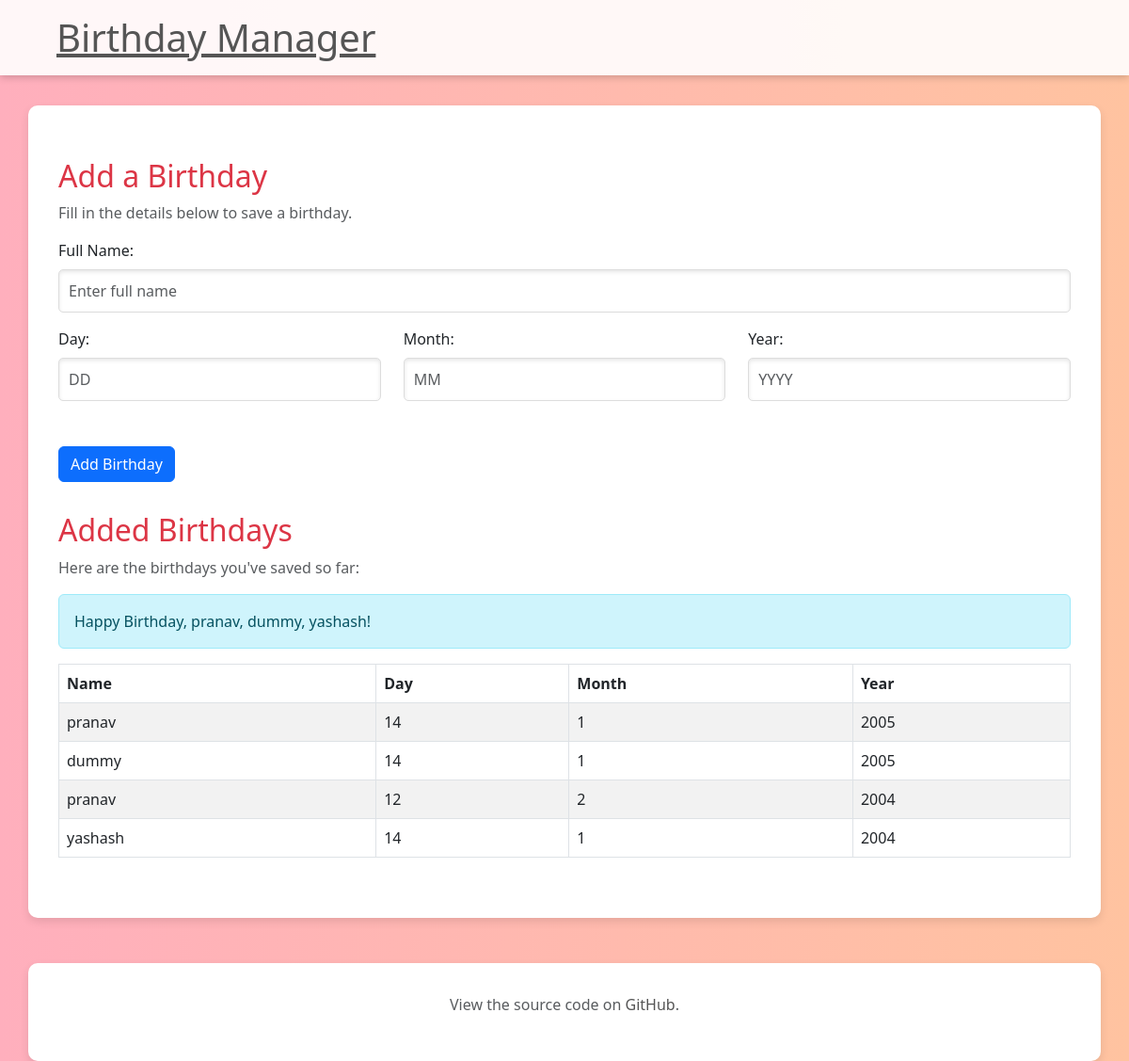
The app's page /, older data.
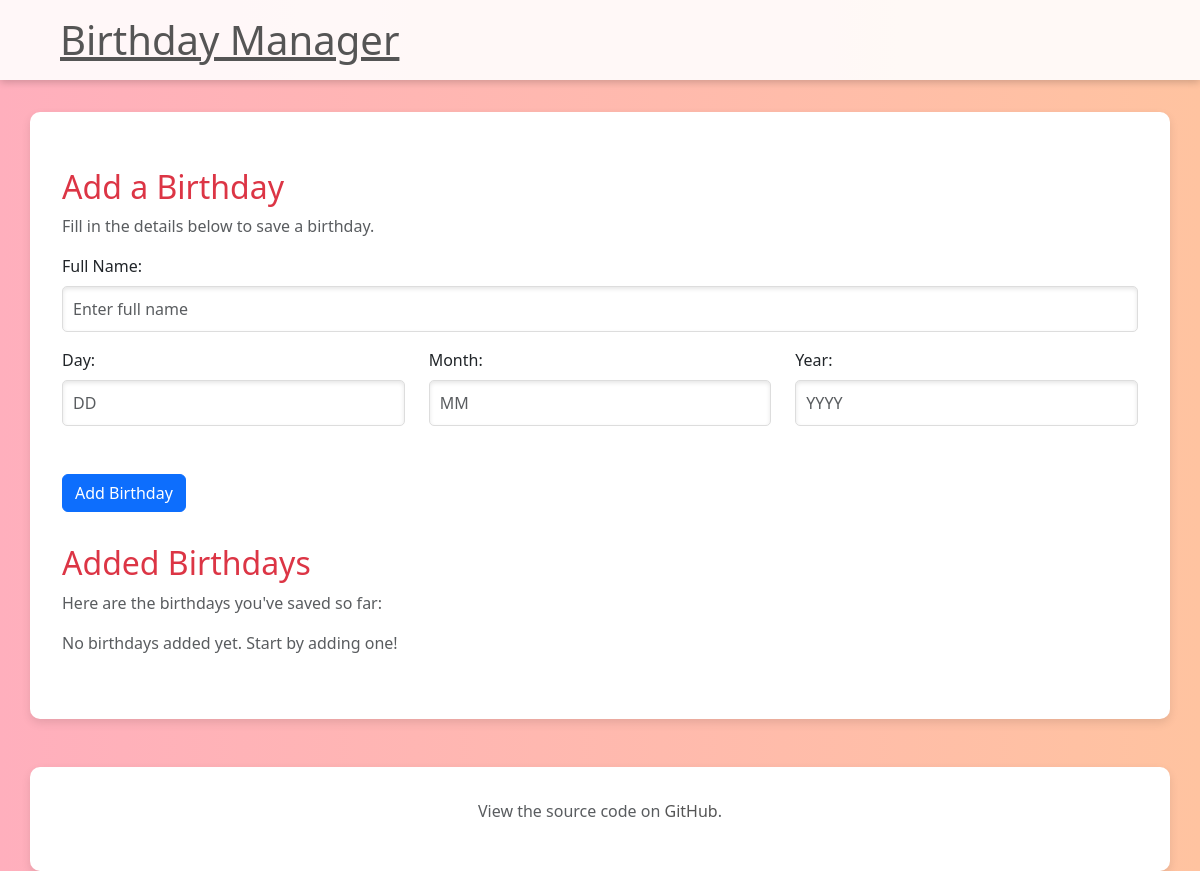
The same page, newer data.
### Home/models.py (models this page shows, shortened)
class Birthday(models.Model):
    name = models.CharField(max_length=100)
    day = models.IntegerField()
    month = models.IntegerField()
    year = models.IntegerField()

### Home/views.py (the view)
# urls.py: 2. Add a URL to urlpatterns:  path('', Home.as_view(), name='home')
def Home(request):
    data = models.Birthday.objects.all()
    today = datetime.now()
    birthday_people = models.Birthday.objects.filter(day=today.day, month=today.month)
    if birthday_people.exists():
        birthday_names = ', '.join([person.name for person in birthday_people])
        return render(request, 'Home/index.html', {
            'birthdays': data,
            'message': 'Add Birthday',
            'birthday_message': f'Happy Birthday, {birthday_names}!'
        })
    form = forms.BirthdayForm()
    print(data, 'This is data')
    return render(request, 'Home/index.html', {'form': form, 'message': "Add Birthday", 'birthdays': data})

### Home/forms.py
class BirthdayForm(forms.ModelForm):
    class Meta:
        model = models.Birthday
        fields = ['name', 'day', 'month', 'year']
        labels = {
            'name' : 'Full Name',
            'day' : 'Day',
            'month' : "Month",
            'year' : 'Year'
        }

### Home/templates/Home/index.html (shortened to what this page needs)
<!DOCTYPE html>
<html lang="en">
    {% load static %}
<head>
    <link href="https://cdn.jsdelivr.net/npm/bootstrap@5.3.0-alpha1/dist/css/bootstrap.min.css" rel="stylesheet">
    <link rel="stylesheet" href="{% static 'Home/css/styles.css' %}">
</head>
<body>
    <header class="container-fluid text-center">
        <nav class="d-flex justify-content-between align-items-center px-5">
            <h1 class="m-0"><a class="link" href="{% url 'Home:Home' %}">Birthday Manager</a></h1>
        </nav>
    </header>
    <main class="container">
        <section id="form-section" class="form-section">
            <h2 class="text-danger">Add a Birthday</h2>
            <p class="text-muted">Fill in the details below to save a birthday.</p>
            <form action="{% url 'Home:addBirthday' %}" method="post" enctype="multipart/form-data">
                <div class="mb-3">
                    <label for="name" class="form-label">Full Name:</label>
                    <input type="text" id="name" name="name" placeholder="Enter full name" class="form-control">
                </div>
                <div class="row">
                    <div class="col-md-4 mb-3">
                        <label for="day" class="form-label">Day:</label>
                        <input type="number" id="day" name="day" placeholder="DD" class="form-control">
                    </div>
                    <div class="col-md-4 mb-3">
                        <label for="month" class="form-label">Month:</label>
                        <input type="number" id="month" name="month" placeholder="MM" class="form-control">
                    </div>
                    <div class="col-md-4 mb-3">
                        <label for="year" class="form-label">Year:</label>
                        <input type="number" id="year" name="year" placeholder="YYYY" class="form-control">
                    </div>
                </div>
                <button class="btn move-up btn-primary mt-3" type="submit">Add Birthday</button>
            </form>
        </section>
        <section id="list-section" class="list-section">
            <h2 class="text-danger">Added Birthdays</h2>
            <p class="text-muted">Here are the birthdays you've saved so far:</p>
            {% if birthday_message %}
            <div class="alert alert-info">{{ birthday_message }}</div>
            {% endif %}
            {% if birthdays %}
            <table class="table table-bordered table-striped">
                <thead>
                    <tr>
                        <th>Name</th>
                        <th>Day</th>
                        <th>Month</th>
                        <th>Year</th>
                    </tr>
                </thead>
                <tbody>
                    {% for birthday in birthdays %}
                    <tr>
                        <td>{{ birthday.name }}</td>
                        <td>{{ birthday.day }}</td>
                        <td>{{ birthday.month }}</td>
                        <td>{{ birthday.year }}</td>
                    </tr>
                    {% endfor %}
                </tbody>
            </table>
            {% else %}
            <p class="text-muted">No birthdays added yet. Start by adding one!</p>
            {% endif %}
        </section>
    </main>
    <footer class="container text-center mt-5">
        <p class="text-muted">View the source code on <a class="btn-primary" href="https://github.com/LIGHTscrn/Birthday" target="_blank">GitHub</a>.</p>
    </footer>
</body>
</html>

### Home/static/Home/css/styles.css (style rules this page uses)
body { background: linear-gradient(to right, #ffafbd, #ffc3a0); min-height: 100vh; }
.container { margin-top: 2rem; background-color: #ffffff; padding: 2rem; border-radius: 10px; box-shadow: 0 4px 10px rgba(0, 0, 0, 0.1); }
header { background: rgba(255, 255, 255, 0.9); box-shadow: 0px 2px 8px rgba(0, 0, 0, 0.2); padding: 1rem 0; }
nav a { color: #555; }
.form-section, .list-section { margin-bottom: 2rem; }
footer { text-align: center; margin-top: 2rem; }
footer a { text-decoration: none; color: #555; }
input[type="text"], input[type="email"], input[type="number"], select { border: 1px solid #ddd; border-radius: 5px; padding: 10px; width: 100%; font-size: 16px; margin-bottom: 1rem; box-shadow: inset 0 2px 4px rgba(0, 0, 0, 0.1); transition: all 0.3s ease-in-out; }
button { padding: 10px 20px; font-size: 16px; border: none; border-radius: 5px; background-color: #007bff; color: #fff; cursor: pointer; transition: all 0.3s ease-in-out; }

Row changes from the older to the newer data that the page shows:
removed Birthday: name "pranav", day "14", month "1", year "2005"
removed Birthday: name "dummy", day "14", month "1", year "2005"
removed Birthday: name "pranav", day "12", month "2", year "2004"
removed Birthday: name "yashash", day "14", month "1", year "2004"
Text that changed along with them:
{{ birthday_message }}: "Happy Birthday, pranav, dummy, yashash!" → (not shown)
text no longer shown: "Name Day Month Year"
text now shown: "No birthdays added yet. Start by adding one!"
